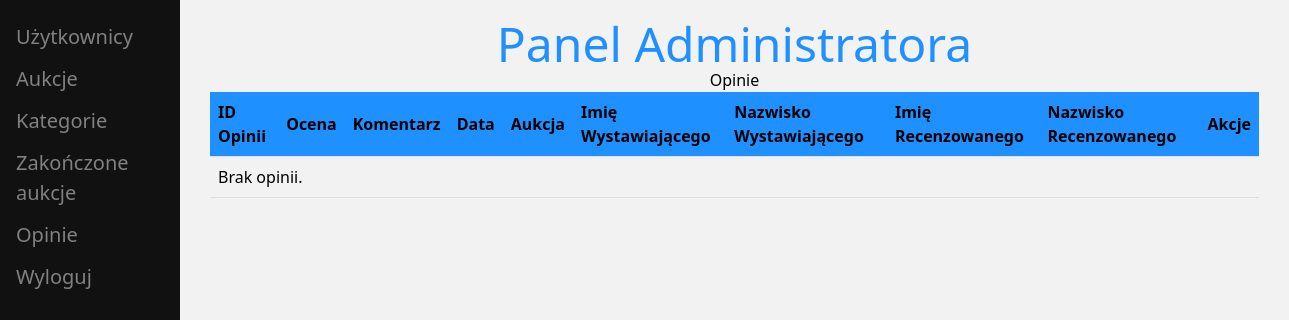
The app's page /dist/admin_reviews.php (signed in), older data.
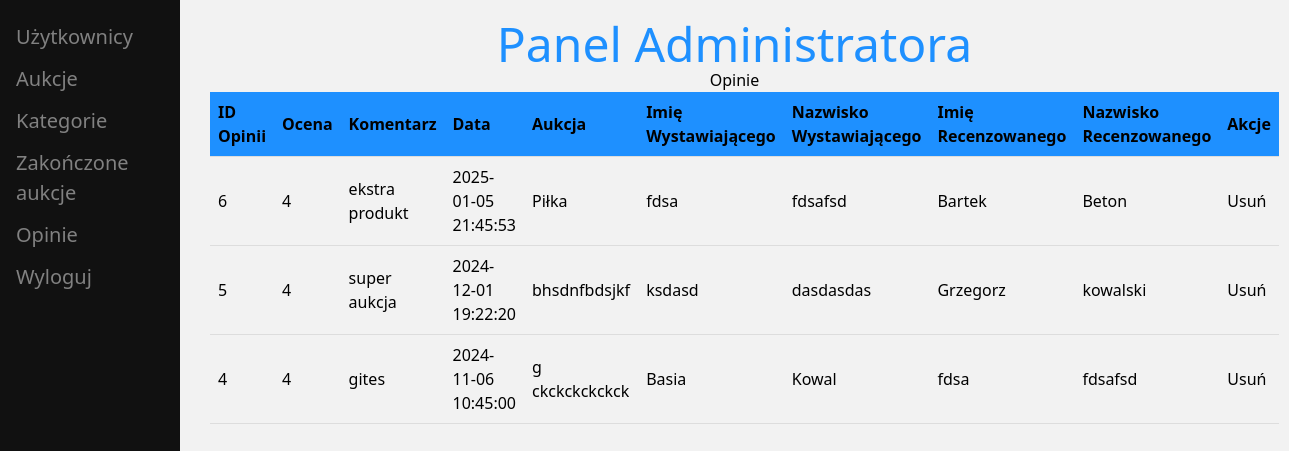
The same page, newer data.
### tables this page shows
CREATE TABLE `reviews` (
  `id_review` int(11) NOT NULL,
  `completed_auction_id` int(11) NOT NULL,
  `reviewer_id` int(11) NOT NULL,
  `reviewed_user_id` int(11) NOT NULL,
  `rating` tinyint(4) NOT NULL CHECK (`rating` between 1 and 5),
  `comment` varchar(1000) DEFAULT NULL,
  `review_date` datetime DEFAULT current_timestamp()
);

CREATE TABLE `completed_auctions` (
  `id` int(11) NOT NULL,
  `title` varchar(255) DEFAULT NULL,
  `image` varchar(255) NOT NULL,
  `description` text DEFAULT NULL,
  `end_time` datetime DEFAULT NULL,
  `price` decimal(10,2) DEFAULT NULL,
  `status` varchar(50) DEFAULT NULL,
  `id_user` int(11) DEFAULT NULL,
  `highest_bidder_id` int(11) DEFAULT NULL,
  `payment_status` enum('zaplacone','niezaplacone') DEFAULT 'niezaplacone',
  `delivery_status` enum('odebrane','nieodebrane') DEFAULT 'nieodebrane',
  `is_send` enum('tak','nie') DEFAULT 'nie'
);

CREATE TABLE `users` (
  `id_user` int(11) NOT NULL,
  `firstName` varchar(50) NOT NULL,
  `lastName` varchar(50) NOT NULL,
  `email` varchar(60) NOT NULL,
  `id_role` tinyint(4) NOT NULL DEFAULT 1,
  `pass` varchar(255) NOT NULL,
  `passwordrepeat` varchar(255) NOT NULL,
  `city` varchar(100) DEFAULT NULL,
  `street` varchar(100) DEFAULT NULL,
  `house_number` varchar(10) DEFAULT NULL,
  `postal_code` varchar(20) DEFAULT NULL,
  `phone_number` varchar(20) DEFAULT NULL,
  `profile_image` varchar(255) DEFAULT '../uploads/user-3331256_1280.png',
  `reset_token` varchar(255) DEFAULT NULL,
  `token_expiry` datetime DEFAULT NULL,
  `bank_account_number` varchar(34) DEFAULT NULL
);

### dist/admin_reviews.php (the view, shortened to what this page needs)
<?php
include_once "../scripts/connect.php";
$query = "SELECT r.id_review, r.rating, r.comment, r.review_date, a.title,
                 u.firstName AS reviewed_firstName, u.lastName AS reviewed_lastName,
                 ur.firstName AS reviewer_firstName, ur.lastName AS reviewer_lastName
          FROM reviews r
          JOIN completed_auctions a ON r.completed_auction_id = a.id
          JOIN users u ON u.id_user = r.reviewed_user_id
          JOIN users ur ON ur.id_user = r.reviewer_id
          ORDER BY r.review_date DESC";
$stmt = $conn->prepare($query);
$stmt->execute();
$reviews = $stmt->fetchAll(PDO::FETCH_ASSOC);
?>
<!DOCTYPE html>
<html lang="en">
<head>
    <link rel="stylesheet" href="../src/admin.css">
    <link href="https://cdn.jsdelivr.net/npm/tailwindcss@2.2.19/dist/tailwind.min.css" rel="stylesheet">
</head>
<body>
<div class="sidebar">
        <a href="admin.php"><i class="fa fa-fw fa-user"></i> Użytkownicy</a>
        <a href="auctions_admin.php"><i class="fa fa-clipboard"></i> Aukcje</a>
        <a href="category_admin.php"><i class="fa fa-clipboard"></i> Kategorie</a>
        <a href="finished_auction_admin.php"><i class="fa fa-clipboard"></i> Zakończone aukcje</a>
        <a href="admin_reviews.php"><i class="fa fa-clipboard"></i> Opinie</a>
        <a href="../scripts/logout.php"><i class="fa fa-clipboard"></i> Wyloguj</a>
</div>
<div class="main">
<h1 class="text-5xl">Panel Administratora</h1>
    <h2>Opinie</h2>
    <table>
        <tr>
            <th>ID Opinii</th>
            <th>Ocena</th>
            <th>Komentarz</th>
            <th>Data</th>
            <th>Aukcja</th>
            <th>Imię Wystawiającego</th>
            <th>Nazwisko Wystawiającego</th>
            <th>Imię Recenzowanego</th>
            <th>Nazwisko Recenzowanego</th>
            <th>Akcje</th>
        </tr>
        <?php
        if (count($reviews) > 0) {
            foreach ($reviews as $row) {
                echo "<tr>";
                echo "<td>" . htmlspecialchars($row["id_review"]) . "</td>";
                echo "<td>" . htmlspecialchars($row["rating"]) . "</td>";
                echo "<td>" . htmlspecialchars($row["comment"]) . "</td>";
                echo "<td>" . htmlspecialchars($row["review_date"]) . "</td>";
                echo "<td>" . htmlspecialchars($row["title"]) . "</td>";
                echo "<td>" . htmlspecialchars($row["reviewer_firstName"]) . "</td>";
                echo "<td>" . htmlspecialchars($row["reviewer_lastName"]) . "</td>";
                echo "<td>" . htmlspecialchars($row["reviewed_firstName"]) . "</td>";
                echo "<td>" . htmlspecialchars($row["reviewed_lastName"]) . "</td>";
                echo "<td><a href='../scripts/delete_review.php?id=" . htmlspecialchars($row["id_review"]) . "'>Usuń</a></td>";
                echo "</tr>";
            }
        } else {
            echo "<tr><td colspan='10'>Brak opinii.</td></tr>";
        }
        ?>
    </table>
</div>
</body>
</html>

Row changes from the older to the newer data that the page shows:
added reviews: id_review "6", rating "4", comment "ekstra produkt", review_date "2025-01-05 21:45:53", completed_auction.title "Piłka", users.firstName "fdsa", users.lastName "fdsafsd", users.firstName "Bartek", users.lastName "Beton"
added reviews: id_review "5", rating "4", comment "super aukcja", review_date "2024-12-01 19:22:20", completed_auction.title "bhsdnfbdsjkf", users.firstName "ksdasd", users.lastName "dasdasdas", users.firstName "Grzegorz", users.lastName "kowalski"
added reviews: id_review "4", rating "4", comment "gites", review_date "2024-11-06 10:45:00", completed_auction.title "g ckckckckckck", users.firstName "Basia", users.lastName "Kowal", users.firstName "fdsa", users.lastName "fdsafsd"
Text that changed along with them:
text no longer shown: "Brak opinii."
